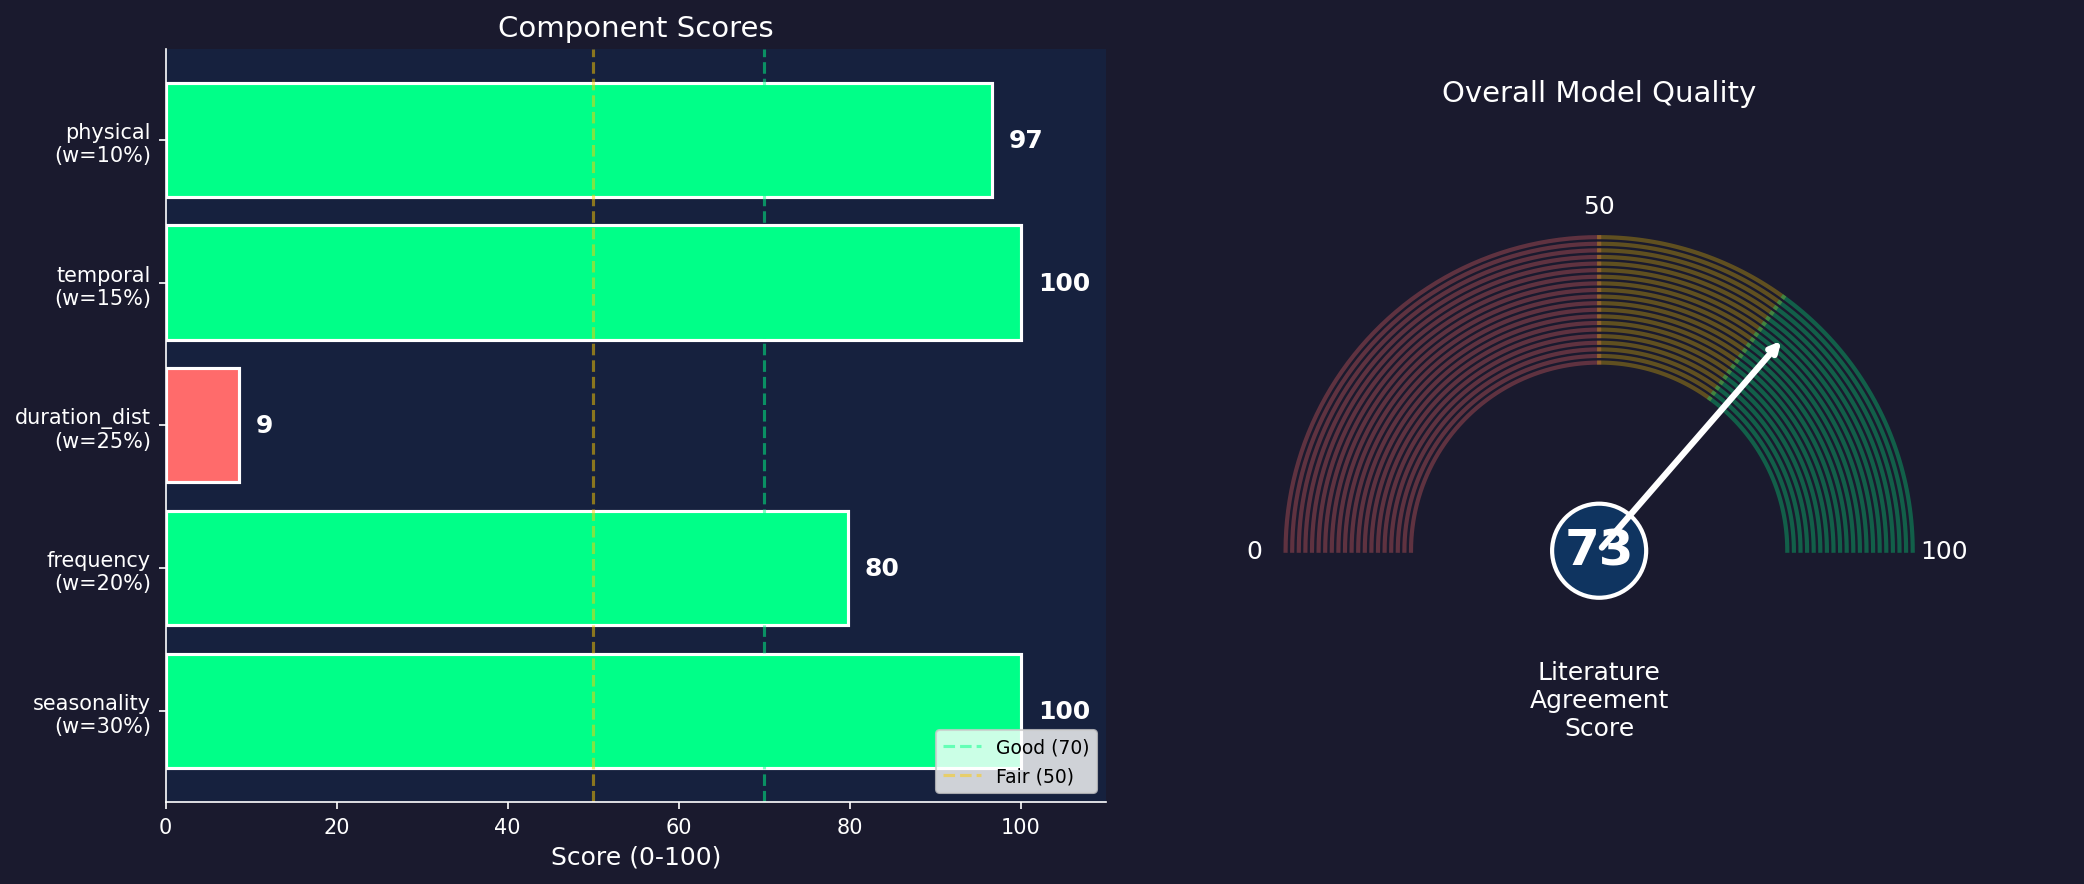

This figure's Python source:
#!/usr/bin/env python3
"""
Compute a single Literature Agreement Score (LAS) for our Dark Doldrums model.

The score combines multiple validation metrics into a single 0-100 number.
"""
import pandas as pd
import numpy as np
import matplotlib.pyplot as plt
from scipy import stats

# Load our results
our_events = pd.read_csv('../dark_doldrums_results/all_events_1979_2024.csv')
our_events['start'] = pd.to_datetime(our_events['start'])
our_events['month'] = our_events['start'].dt.month

years = our_events['year'].nunique()

# ============================================================
# COMPONENT SCORES (each 0-100)
# ============================================================

scores = {}
weights = {}

# 1. SEASONALITY SCORE (weight: 30%)
# Literature: events should concentrate in Oct-Feb (winter)
# Score based on % of events in winter months
weights['seasonality'] = 0.30
winter_months = [10, 11, 12, 1, 2]
winter_pct = len(our_events[our_events['month'].isin(winter_months)]) / len(our_events)
# Perfect = 100% in winter, >80% is excellent
scores['seasonality'] = min(100, (winter_pct / 0.85) * 100)

# 2. FREQUENCY SCORE (weight: 20%)
# Literature: 2-10 events per year
# Use log-distance from acceptable range
weights['frequency'] = 0.20
our_freq = len(our_events) / years
lit_freq_mid = 6  # midpoint of 2-10
lit_freq_range = 4  # half-width
# Score decreases as we move away from range
if 2 <= our_freq <= 10:
    scores['frequency'] = 100
else:
    dist = min(abs(our_freq - 2), abs(our_freq - 10))
    scores['frequency'] = max(0, 100 - (dist / lit_freq_mid) * 50)

# 3. DURATION DISTRIBUTION SCORE (weight: 25%)
# Literature: exponential decay (more short events, fewer long)
# Test if our distribution follows expected power law
weights['duration_dist'] = 0.25
duration_bins = [0, 24, 48, 96, 168, 336, 1000]
our_events['dur_bin'] = pd.cut(our_events['duration_hours'], bins=duration_bins)
bin_counts = our_events['dur_bin'].value_counts().sort_index().values

# Expected: exponential decay
expected_ratios = np.array([0.35, 0.25, 0.18, 0.12, 0.07, 0.03])
expected_counts = expected_ratios * len(our_events)

# Chi-squared test (lower = better match)
# But we want correlation instead for robustness
if len(bin_counts) == len(expected_counts):
    corr, _ = stats.spearmanr(bin_counts, expected_counts)
    scores['duration_dist'] = max(0, corr * 100)
else:
    scores['duration_dist'] = 50  # default if mismatch

# 4. TEMPORAL CLUSTERING SCORE (weight: 15%)
# Literature: 1996-1997 was particularly bad
# Check if 1997 ranks in top 3 years by severity
weights['temporal'] = 0.15
yearly_severity = our_events.groupby('year')['severity'].sum().sort_values(ascending=False)
if 1997 in yearly_severity.index:
    rank_1997 = list(yearly_severity.index).index(1997) + 1
    # Top 3 = 100, decreasing after
    scores['temporal'] = max(0, 100 - (rank_1997 - 1) * 15)
else:
    scores['temporal'] = 0

# 5. PHYSICAL CONSISTENCY SCORE (weight: 10%)
# Events should have: low CF during event, recovery after
# Check that mean_cf < threshold and severity correlates with duration
weights['physical'] = 0.10
cf_check = (our_events['mean_cf'] < 0.1).mean()  # should be ~100%
sev_dur_corr, _ = stats.pearsonr(our_events['severity'], our_events['duration_hours'])
scores['physical'] = (cf_check * 50) + (max(0, sev_dur_corr) * 50)

# ============================================================
# COMPUTE FINAL SCORE
# ============================================================

final_score = sum(scores[k] * weights[k] for k in scores)

# ============================================================
# VISUALIZATION: Gauge chart
# ============================================================

fig, (ax1, ax2) = plt.subplots(1, 2, figsize=(14, 6))
fig.patch.set_facecolor('#1a1a2e')

# LEFT: Component breakdown
ax1.set_facecolor('#16213e')
components = list(scores.keys())
values = [scores[k] for k in components]
weight_labels = [f"{k}\n(w={weights[k]:.0%})" for k in components]
colors = ['#00ff88' if v >= 70 else '#ffcc00' if v >= 50 else '#ff6b6b' for v in values]

bars = ax1.barh(weight_labels, values, color=colors, edgecolor='white', linewidth=1.5)
ax1.set_xlim(0, 110)
ax1.axvline(x=70, color='#00ff88', linestyle='--', alpha=0.5, label='Good (70)')
ax1.axvline(x=50, color='#ffcc00', linestyle='--', alpha=0.5, label='Fair (50)')

for bar, val in zip(bars, values):
    ax1.text(val + 2, bar.get_y() + bar.get_height()/2, f'{val:.0f}', 
             va='center', color='white', fontsize=12, fontweight='bold')

ax1.set_xlabel('Score (0-100)', color='white', size=12)
ax1.set_title('Component Scores', color='white', size=14)
ax1.tick_params(colors='white')
ax1.spines['bottom'].set_color('white')
ax1.spines['left'].set_color('white')
ax1.spines['top'].set_visible(False)
ax1.spines['right'].set_visible(False)
ax1.legend(loc='lower right', fontsize=9)

# RIGHT: Gauge meter for final score
ax2.set_facecolor('#16213e')
ax2.set_aspect('equal')

# Draw gauge background
theta_range = np.linspace(0, np.pi, 100)
for i, (start, end, color) in enumerate([
    (0, 0.5, '#ff6b6b'),      # 0-50: red
    (0.5, 0.7, '#ffcc00'),    # 50-70: yellow
    (0.7, 1.0, '#00ff88')     # 70-100: green
]):
    theta_start = np.pi * (1 - end)
    theta_end = np.pi * (1 - start)
    theta = np.linspace(theta_start, theta_end, 50)
    for r in np.linspace(0.6, 1.0, 20):
        ax2.plot(r * np.cos(theta), r * np.sin(theta), color=color, alpha=0.3, linewidth=2)

# Draw needle
needle_angle = np.pi * (1 - final_score/100)
ax2.annotate('', xy=(0.9*np.cos(needle_angle), 0.9*np.sin(needle_angle)), 
             xytext=(0, 0),
             arrowprops=dict(arrowstyle='->', color='white', lw=3))

# Center circle
circle = plt.Circle((0, 0), 0.15, color='#0f3460', ec='white', linewidth=2)
ax2.add_patch(circle)

# Score text
ax2.text(0, 0, f'{final_score:.0f}', ha='center', va='center', 
         fontsize=24, fontweight='bold', color='white')
ax2.text(0, -0.35, 'Literature\nAgreement\nScore', ha='center', va='top',
         fontsize=12, color='white')

# Labels
ax2.text(-1.1, 0, '0', ha='center', va='center', fontsize=12, color='white')
ax2.text(0, 1.1, '50', ha='center', va='center', fontsize=12, color='white')
ax2.text(1.1, 0, '100', ha='center', va='center', fontsize=12, color='white')

ax2.set_xlim(-1.5, 1.5)
ax2.set_ylim(-0.5, 1.3)
ax2.axis('off')
ax2.set_title('Overall Model Quality', color='white', size=14, pad=20)

plt.tight_layout()
plt.savefig('quality_score.png', dpi=150, facecolor='#1a1a2e', 
            edgecolor='none', bbox_inches='tight')

# ============================================================
# PRINT REPORT
# ============================================================

print("="*60)
print("    LITERATURE AGREEMENT SCORE (LAS)")
print("="*60)
print()
print("Component Scores:")
print("-"*40)
for k in scores:
    status = "✓" if scores[k] >= 70 else "~" if scores[k] >= 50 else "✗"
    print(f"  {status} {k:20s}: {scores[k]:5.1f} (weight: {weights[k]:.0%})")
print("-"*40)
print()
print(f"  ╔═══════════════════════════════════╗")
print(f"  ║  FINAL SCORE:  {final_score:5.1f} / 100       ║")
print(f"  ╚═══════════════════════════════════╝")
print()

# Interpretation
if final_score >= 80:
    grade = "EXCELLENT"
    interp = "Results strongly agree with literature"
elif final_score >= 70:
    grade = "GOOD"
    interp = "Results mostly agree with literature"
elif final_score >= 60:
    grade = "FAIR"
    interp = "Results partially agree with literature"
else:
    grade = "NEEDS REVIEW"
    interp = "Results diverge from literature expectations"

print(f"  Grade: {grade}")
print(f"  Interpretation: {interp}")
print()
print("="*60)
print("Saved: quality_score.png")
